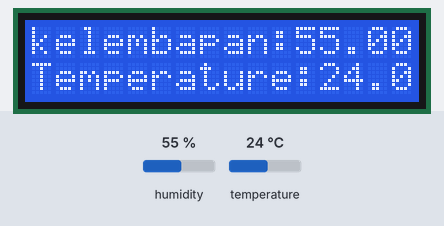
The sketch below on a simulated Arduino Uno, built with avr-gcc and run on an emulated ATmega328P. Shown: 16×2 character LCD. Inputs (shaded band) come from the test bench; at power-on: humidity 55 %, temperature 24 °C.

Above: at 2.2 s.
2.3 s: humidity set to 22 %
At 4.5 s:
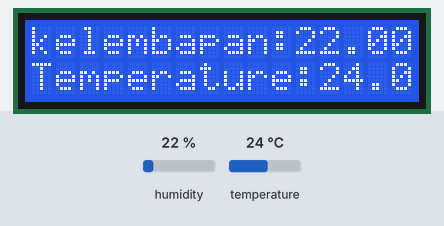
5.0 s: temperature set to 12 °C
At 6.4 s:
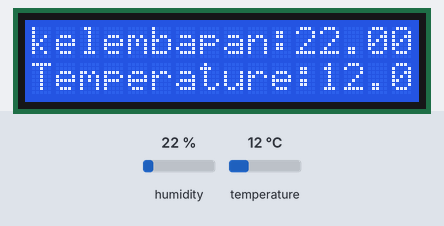
7.7 s: humidity set to 40 %
At 10.3 s:
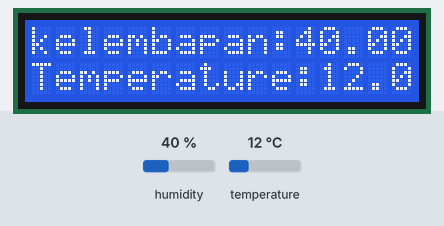
10.8 s: temperature set to 19 °C
At 12.2 s:
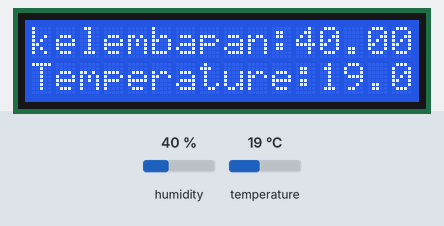
Timing chart, 0 to 13.8 s (numbered marks = the images above; inputs shaded):
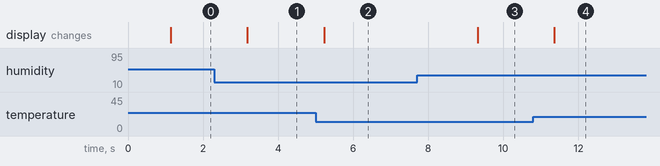

The sketch:

monitor_suhu_dan_kelambapan.ino
```cpp
#include <DHT.h>
#include <Wire.h>
#include <LiquidCrystal_I2C.h>

#define DHTPIN 2
#define DHTTYPE DHT11
LiquidCrystal_I2C lcd(0x27,16,2) ;
DHT dht(DHTPIN, DHTTYPE);

void setup() {
  // put your setup code here, to run once:

lcd.begin();
lcd.setCursor(0,0);
lcd.print("monitoring");
lcd.setCursor(0,1);
lcd.print("suhuruang");
delay(1000);
dht.begin();
}
void loop() {
 float kelembapan = dht.readHumidity();
 float suhu       = dht.readTemperature();

 lcd.setCursor(0,0);
 lcd.print("kelembapan:");
 lcd.print(kelembapan);
 lcd.setCursor(0,1);
 lcd.print("Temperature:");
 lcd.print(suhu);
  }
```

Measured:
- after the input at 2.3 s, the display: changes after 0.88 s (image 1)
- after the input at 5.0 s, the display: changes after 0.23 s (image 2)
- after the input at 7.7 s, the display: changes after 1.6 s (image 3)
- after the input at 10.8 s, the display: changes after 0.56 s (image 4)
